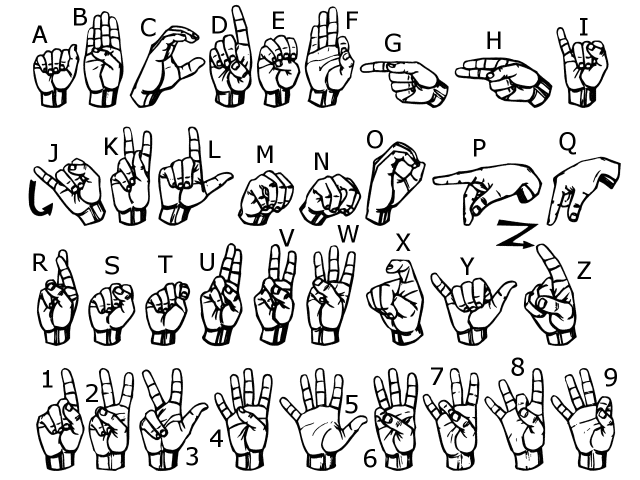
#> input picture images_abc1280x960.png, 1280 x 960 px, given in place of the camera (shown at 1/2 size)
$ jupyter execute 'sign language recognition.ipynb'   (shell and % lines are left out)
#> lines starting #> are read from the running program, lines starting #| are printed output that depends on the picture; after the words box and inside, x2 and y2 are one past the last pixel; in counts of white or black regions, pixels touching at a corner belong together
[cell 1]
import cv2
import math
import copy
import numpy as np
import skimage.io as io
from scipy.ndimage import find_objects
from skimage.feature import canny
import matplotlib.pyplot as plt
from skimage.color import rgb2gray , rgb2hsv
from skimage.morphology import binary_erosion, binary_dilation, binary_closing,skeletonize, thin
from skimage.measure import find_contours
from skimage.filters import threshold_otsu, threshold_mean, threshold_li, threshold_isodata, threshold_niblack , median
from skimage.morphology import binary_erosion, binary_dilation, binary_closing,skeletonize, thin , disk
from skimage.draw import rectangle, rectangle_perimeter
from skimage.transform import resize

[cell 2]
def multi_color_space_model(rgba_frame , hsv_frame , ycbcr_frame):

    # Extracting the blue, red, green and alpha channels

    B = rgba_frame[:,:,0]
    G = rgba_frame[:,:,1]
    R = rgba_frame[:,:,2]
    A = rgba_frame[:,:,3]

    #Extracting the Hue, Saturation and vue channels

    H = hsv_frame[:,:,0]
    S = hsv_frame[:,:,1]
    V = hsv_frame[:,:,2]

    # Extracting the Y, Cr and Cb channels

    Y = ycbcr_frame[:,:,0]
    Cr = ycbcr_frame[:,:,1]
    Cb = ycbcr_frame[:,:,2]

    #     Applying  Thresholding using Log-Chromaticity color space
    n_r = np.ma.divide(R, G)
    n_b = np.ma.divide(B, G)
    log_rg = np.ma.log( n_r )
    log_bg = np.ma.log( n_b )
    condition_1 = (log_rg>=0.15) & (log_rg<=1.1)
    condition_2 = (log_bg>=-4) & (log_bg<=0.3)
    mask_1 = condition_1 & condition_2

    # Extracting masks based on a combination of RGBA, HSV and YCrCb models for skin detection

    mask_rgb = (R>95)&(G>40)&(B>20)&(R>G)&(R>B)&(abs(R-G)>15)&(A>15)
    mask_Ycbcr = (Cr > 135)&(Cb>85)&(Y>80)&(Cr <= (1.5862*Cb)+20)&(Cr>=(0.3448*Cb)+76.2069)&(Cr >= (-4.5652*Cb)+234.5652)&(
                  Cr <= (-1.15*Cb)+301.75)&(Cr <= (-2.2857*Cb)+432.85)
    mask_hsv = ((0.0 <= H) & (H <= 50.0))&((0.23 <= S/255) & (S/255 <= 0.68))

    mask1 = mask_rgb & mask_Ycbcr
    mask2 = mask_rgb & mask_hsv

    return mask_1
    #return mask1 | mask2

[cell 3]
def dist(x,y):
    return np.sqrt(np.sum((x-y)**2))

[cell 4]
# [18 lines left out: function moving_area, not called in this run]

[cell 5]
#find bouding box
# [13 lines left out: function findBoundingBox, not called in this run]

[cell 6]
# [60 lines left out: functions Left_index, findOrientation, convexHull, not called in this run]

[cell 7]
# vertical Fingers Lines
# [35 lines left out: function getVFingers, not called in this run]

[cell 8]
 #horizontal fingers lines
# [17 lines left out: function getHFingers, not called in this run]

[cell 9]
# [71 lines left out: function getFingersNo, not called in this run]

[cell 10]
def classify(mask, frame):
    try:  #an error comes if it does not find anything in window as it cannot find contour of max area
              #therefore this try error statement

        mask = mask.astype("uint8")*255

        #find contours
        contours, hierarchy = cv2.findContours(mask, cv2.RETR_TREE, cv2.CHAIN_APPROX_SIMPLE)

        #find contour of max area(hand)
        cnt = max(contours, key = lambda x: cv2.contourArea(x))

        #find bouding box
        box, boxWidth, boxHeight, boxAspectRatio = findBoundingBox(cnt)
        Xmin = box[0]
        Ymin = box[1]
        Xmax = box[2]
        Ymax = box[3]

        #find orientation
        orientation = 'V'
        if(boxAspectRatio <= 1):
            orientation = 'H'

        #left half
        leftHalfCnt = cnt[(cnt[:,0,0] <= box[0]+boxWidth/2)]
        leftHalfCntArea = cv2.contourArea(leftHalfCnt)

        # right half
        rightHalfCnt = cnt[(cnt[:,0,0] > box[0]+boxWidth/2)]
        rightHalfCntArea = cv2.contourArea(rightHalfCnt)

        # approx the contour a little
        epsilon = 0.0005*cv2.arcLength(cnt,True)
        approx= cv2.approxPolyDP(cnt,epsilon,True)

        # make convex hull around hand
        hull = cv2.convexHull(cnt)

        # vertical Fingers Lines
        vAnchor = np.array([(Xmax + Xmin) / 2, Ymax])
        vLines, vPoints = getVFingers(hull, vAnchor)


        # horizontal fingers lines
        hAnchor = np.array([Xmax, (Ymax + Ymin) / 2])
        hLines, hPoints = getHFingers(hull, hAnchor)


        # drawing fingers lines depending on orientation
        if(orientation == 'V'):
            for i in vLines:
                cv2.line(frame, i[0], i[1], [0,255,0], 2)
            for i in vPoints:
                cv2.circle(frame, i, 3, [255,255,255], -1)
        else:
            for i in hLines:
                cv2.line(frame, i[0], i[1], [0,0,255], 2)
            for i in hPoints:
                cv2.circle(frame, i, 3, [255,255,255], -1)


        #define area of hull and area of hand
        areahull = cv2.contourArea(hull)
        areacnt = cv2.contourArea(cnt)

        #find the percentage of area not covered by hand in convex hull
        arearatio = ((areahull - areacnt) / areacnt) * 100

        upFingers, downFingers, leftFingers, leftFingersRight, rightFingersAcute, rightFingersRight = getFingersNo(approx, frame)

        # classifying gestures
        font = cv2.FONT_HERSHEY_SIMPLEX
        currLetter = ''
        if upFingers == 1 and downFingers == 1 and leftFingers == 1 and leftFingersRight == 1 and rightFingersAcute == 1 and rightFingersRight == 1:
            if areacnt>2000:
                if arearatio < 8.5:
                    # no fingers
                    if boxAspectRatio < 1.5:
                        currLetter = 'A'
                    else:
                        currLetter = 'B'
                else:
                    # one finger
                    if orientation == 'V':
                        if leftHalfCntArea < rightHalfCntArea:
                            currLetter = 'D'
                        else:
                            currLetter = 'I'
                    elif orientation == 'H' and leftHalfCntArea < rightHalfCntArea:
                        currLetter = 'G'

        elif upFingers == 2 and (rightFingersRight == 2 or rightFingersAcute == 2):
            currLetter = '3'

        elif upFingers == 2:
            currLetter = 'V'

        elif (upFingers == 4 and (rightFingersAcute == 2 or rightFingersRight == 2)) or (upFingers == 3 and ((rightFingersAcute == 3 and rightFingersRight == 3) or rightFingersAcute == 3)):
            currLetter = '5'

        elif upFingers == 4 or (upFingers == 3 and rightFingersAcute == 2) or (upFingers == 2 and rightFingersAcute == 3):
            currLetter = '4'

        elif upFingers == 3:
            currLetter = 'W'

        elif rightFingersAcute == 2:
            currLetter = 'C'

        elif rightFingersRight == 2:
            currLetter = 'L'

        elif leftFingers == 3:
            currLetter = 'E'

        elif leftFingers == 2:
            currLetter = 'X'

        elif leftFingersRight == 2:
            currLetter = 'P'

        elif downFingers == 2:
            currLetter = 'N'

        elif downFingers == 3:
            currLetter = 'M'

        else:
            currLetter = 'Reposition'


        # printing
        cv2.putText(frame,currLetter,(0,50), font, 2, (0,0,255), 3, cv2.LINE_AA)


        # show the windows
#         cv2.imshow('mask', mask)
        cv2.imshow('frame', frame)

    except Exception as e:
        print(e)

[cell 11]
cap = cv2.VideoCapture(0)


# Check if the webcam is opened correctly
if not cap.isOpened():
    raise IOError("Cannot open webcam")

ok_region = False
old_moving_region = -1

_,frame1 = cap.read()
#> frame1 is the input picture: shape (960, 1280, 3); min 0, max 255, mean 217.7
# converting the image into grayscale image
# frame1 = cv2.resize(frame1, None, fx=1, fy=1, interpolation=cv2.INTER_AREA)
image3 = cv2.cvtColor(frame1,cv2.COLOR_BGR2GRAY)
# backgroundmodel = image3
_,frame2 = cap.read()
# converting the image into grayscale image
# frame2 = cv2.resize(frame2, None, fx=1, fy=1, interpolation=cv2.INTER_AREA)
image2 = cv2.cvtColor(frame2,cv2.COLOR_BGR2GRAY)

fgbg =cv2.createBackgroundSubtractorKNN(history=1000) #,detectShadows=True)


while True:

    ret, rgb_frame = cap.read()
    classiferFrame = np.copy(rgb_frame)
    classiferFrame = cv2.flip(classiferFrame,1)
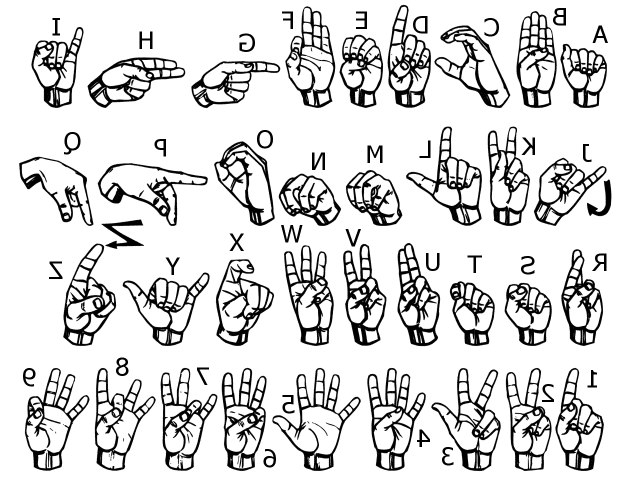
#> classiferFrame: shape (960, 1280, 3) (shown at 1/2 size); min 0, max 255, mean 217.7
#     rgb_frame = cv2.resize(rgb_frame, None, fx=1, fy=1, interpolation=cv2.INTER_AREA)
    rgb_frame = cv2.GaussianBlur(rgb_frame ,(7,7),cv2.BORDER_DEFAULT)
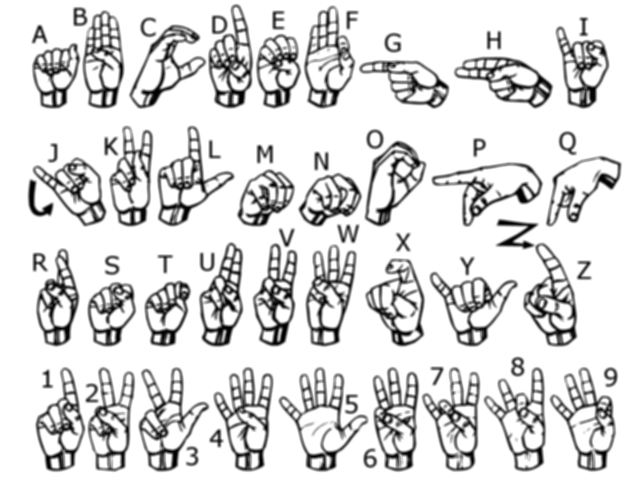
#> rgb_frame: shape (960, 1280, 3) (shown at 1/2 size); min 0, max 255, mean 217.7
    image1 = cv2.cvtColor(rgb_frame, cv2.COLOR_BGR2GRAY)

    rgb_frame=cv2.flip(rgb_frame,1)
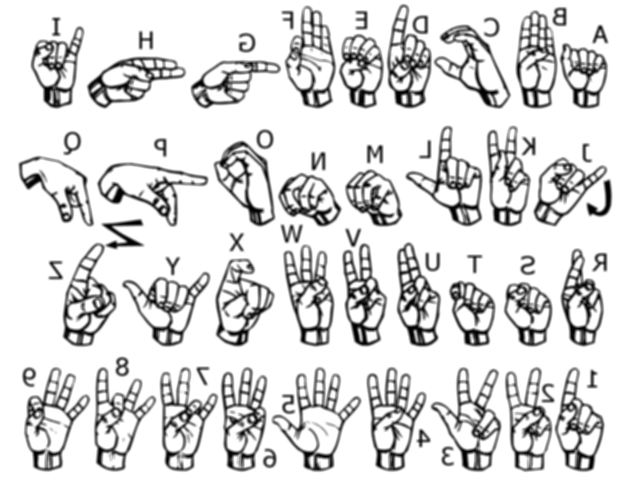
#> rgb_frame: shape (960, 1280, 3) (shown at 1/2 size); min 0, max 255, mean 217.7

    fgmask = fgbg.apply(rgb_frame)
#> fgmask: shape (960, 1280); every value is 255
    dilated_fgmask = cv2.dilate(fgmask, np.ones((3,3)), iterations = 1)
    fgmask = np.zeros(image1.shape)
    fgmask[dilated_fgmask>=1] = 1

#     if(not ok_region):
#         ok_region = True
#         old_moving_region = np.zeros((rgb_frame.shape[0] , rgb_frame.shape[1]))

    face_cascade = cv2.CascadeClassifier('haarcascade_frontalface_default.xml')
    gray = cv2.cvtColor(rgb_frame, cv2.COLOR_BGR2GRAY)
    faces = face_cascade.detectMultiScale(gray, 1.3, 5)
#> faces = ()

    for (x,y,w,h) in faces:
#         To draw a rectangle in a face
        cv2.rectangle(rgb_frame,(x,y),(x+w,y+h),(255,255,0),2)
#> this loop made 0 passes


    # converting the rgb space to hsv space color
    hsv_frame = cv2.cvtColor(rgb_frame, cv2.COLOR_BGR2HSV)
#> hsv_frame: shape (960, 1280, 3); mean H, S, V 0, 0, 217.7
    # converting the rgb space to YCbCr space color
    ycbcr_frame = cv2.cvtColor(rgb_frame, cv2.COLOR_BGR2YCR_CB)
#> ycbcr_frame: shape (960, 1280, 3); mean of channels 0, 1, 2 217.7, 128, 128

    # converintg the rgb space to rgba spave
    rgba_frame = cv2.cvtColor(rgb_frame, cv2.COLOR_BGR2BGRA)

# [6 lines of commented-out code are left out]
    mask = multi_color_space_model(rgba_frame , hsv_frame , ycbcr_frame)
#> in multi_color_space_model, `H = hsv_frame[:,:,0]`: H: shape (960, 1280); every value is 0
#> in multi_color_space_model, `Cr = ycbcr_frame[:,:,1]`: Cr: shape (960, 1280); every value is 128
#> in multi_color_space_model, `n_r = np.ma.divide(R, G)`:
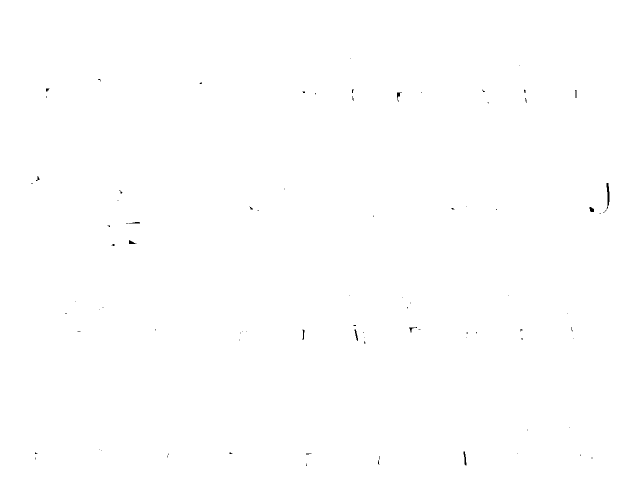
#> n_r: shape (960, 1280) float64 (shown at 1/2 size); values 0 (black) and 1 (white), 99.9% white; 85 black regions (73 under 20 px), largest, box (x1, y1, x2, y2) and area: (1213, 366, 1219, 418) 186, (927, 903, 933, 931) 88, (1179, 414, 1188, 424) 68
#> in multi_color_space_model, `log_rg = np.ma.log( n_r )`: log_rg: shape (960, 1280) float64; every value is 0
#> in multi_color_space_model, `condition_2 = (log_bg>=-4) & (log_bg<=0.3)`: condition_2: shape (960, 1280) bool; every value is 1

    binary_frame2 = np.zeros((rgb_frame.shape[0] , rgb_frame.shape[1]))
    binary_frame2[mask] = 1

    for (x,y,w,h) in faces:
        binary_frame2[y-30:y+h+30 , x:x+w] = 0

    #removing noise
    eroded_frame = cv2.erode(binary_frame2, np.ones((3,3)), iterations = 1)
    dilated_frame = cv2.dilate(eroded_frame, np.ones((10,5)), iterations = 1)

    binary_frame2 = np.zeros((rgb_frame.shape[0] , rgb_frame.shape[1]))
    temp = np.copy(binary_frame2).astype("uint8")

    binary_frame2[dilated_frame>=1] = 1
    temp[dilated_frame>=1] = 255

# [12 lines of commented-out code are left out]

    frame_with_hand_only = np.zeros((rgb_frame.shape[0] , rgb_frame.shape[1]))
    frame_with_hand_only[(binary_frame2 >=1) & (fgmask >= 1) ] = 1

    cv2.imshow('Input', rgb_frame)
    cv2.imshow('Final Output', frame_with_hand_only)
    classify(frame_with_hand_only, classiferFrame)
#> in classify, `contours, hierarchy = cv2.findContours(mask, cv2.RETR_TREE, cv2.CHAIN_..`: contours = []

    image3 = image2
    image2 = image1

    c = cv2.waitKey(1)
#> (key Esc is pressed here)
    if c == 27:
        break

cap.release()
cv2.destroyAllWindows()

$ run again, on signs.jpg
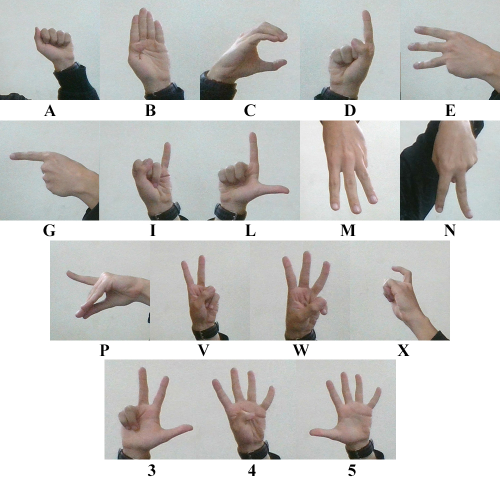
#> input picture signs.jpg, 1000 x 961 px, given in place of the camera (shown at 1/2 size)
#> frame1 is the input picture: shape (961, 1000, 3); mean B, G, R 196.3, 198.7, 199.5
#> fgmask: shape (961, 1000); every value is 255
#> faces = ()
#> hsv_frame: shape (961, 1000, 3); mean H, S, V 41.4, 15.2, 202.6
#> ycbcr_frame: shape (961, 1000, 3); mean of channels 0, 1, 2 198.7, 128.6, 126.7
#> in multi_color_space_model, `condition_1 = (log_rg>=0.15) & (log_rg<=1.1)`:
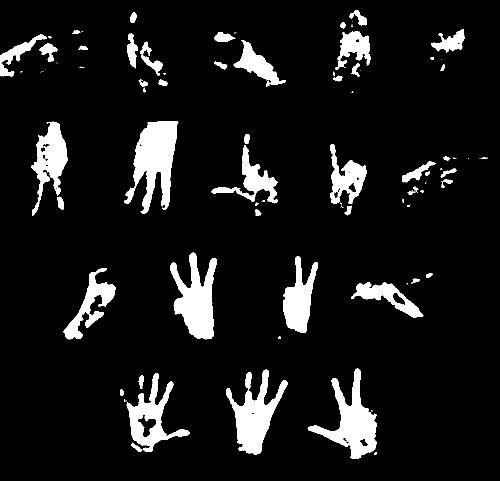
#> condition_1: shape (961, 1000) bool (shown at 1/2 size); 9.1% white; 114 white regions (55 under 20 px), largest, box (x1, y1, x2, y2) and area: (248, 242, 357, 427) 10295, (615, 737, 754, 917) 8896, (341, 505, 433, 679) 8699
#> condition_2: shape (961, 1000) bool; every value is 1
#> mask_rgb: shape (961, 1000) bool; 12.6% white; 48 white regions (19 under 20 px), largest, box (x1, y1, x2, y2) and area: (244, 241, 358, 429) 12614, (614, 736, 760, 918) 10271, (450, 738, 577, 903) 9041
#> mask_Ycbcr: shape (961, 1000) bool; 13.4% white; 42 white regions (12 under 20 px), largest, box (x1, y1, x2, y2) and area: (244, 240, 358, 429) 12896, (614, 736, 760, 919) 10532, (47, 241, 134, 436) 9501
#> mask_hsv: shape (961, 1000) bool; 7.1% white; 117 white regions (51 under 20 px), largest, box (x1, y1, x2, y2) and area: (260, 242, 357, 426) 8120, (345, 507, 433, 679) 7887, (466, 741, 557, 913) 6192
#> mask1: shape (961, 1000) bool; 12.5% white; 50 white regions (20 under 20 px), largest, box (x1, y1, x2, y2) and area: (244, 241, 358, 429) 12611, (614, 736, 760, 918) 10153, (450, 738, 577, 903) 8967
#> mask2: shape (961, 1000) bool; 6.1% white; 114 white regions (50 under 20 px), largest, box (x1, y1, x2, y2) and area: (260, 242, 357, 426) 8120, (345, 507, 433, 670) 6739, (466, 741, 557, 903) 5405
#> eroded_frame: shape (961, 1000) float64; values 0 (black) and 1 (white), 7.5% white; 86 white regions (26 under 20 px), largest, box (x1, y1, x2, y2) and area: (268, 243, 355, 426) 9013, (342, 506, 432, 677) 7869, (617, 738, 753, 916) 7816
#> dilated_frame: shape (961, 1000) float64; values 0 (black) and 1 (white), 11.9% white; 46 white regions, largest, box (x1, y1, x2, y2) and area: (266, 239, 357, 431) 11371, (615, 734, 755, 921) 10832, (451, 736, 576, 913) 10170
#> mask: shape (961, 1000); 11.9% white; 46 white regions
#> contours = 62 contours, 7 with area under 20; largest, box (x1, y1, x2, y2) and area: (266, 239, 357, 431) 11031, (615, 734, 755, 921) 10510, (451, 736, 576, 913) 9803, (340, 502, 434, 682) 9792, (253, 744, 380, 908) 8792
#> cnt = contour of 214 points, box (x1, y1, x2, y2) (266, 239, 357, 431), area 11031
#> in findBoundingBox, `Xmax = max(cnt[:,0,0])`: Xmax = 356
#> in findBoundingBox, `Ymax = max(cnt[:,0,1])`: Ymax = 430
#> in findBoundingBox, `Xmin = min(cnt[:,0,0])`: Xmin = 266
#> in findBoundingBox, `Ymin = min(cnt[:,0,1])`: Ymin = 239
#> in findBoundingBox, `box = [Xmin, Ymin, Xmax, Ymax]`: box = [266, 239, 356, 430]
#> in findBoundingBox, `boxWidth = Xmax - Xmin`: boxWidth = 90
#> in findBoundingBox, `boxHeight = Ymax - Ymin`: boxHeight = 191
#> in findBoundingBox, `boxAspectRatio = boxHeight / boxWidth`: boxAspectRatio = 2.12
#> in classify, `box, boxWidth, boxHeight, boxAspectRatio = findBoundingBox(cnt)`: box = [266, 239, 356, 430]; boxWidth = 90; boxHeight = 191; boxAspectRatio = 2.12
#> in classify, `Xmin = box[0]`: Xmin = 266
#> in classify, `Ymin = box[1]`: Ymin = 239
#> in classify, `Xmax = box[2]`: Xmax = 356
#> in classify, `Ymax = box[3]`: Ymax = 430
#> leftHalfCnt = contour of 135 points, box (x1, y1, x2, y2) (266, 241, 312, 431), area 4646
#> leftHalfCntArea = 4646.5
#> rightHalfCnt = contour of 79 points, box (x1, y1, x2, y2) (312, 239, 357, 423), area 5274
#> rightHalfCntArea = 5274
#> epsilon = 0.367
#> approx = contour of 198 points, box (x1, y1, x2, y2) (266, 239, 357, 431), area 11031
#> in classify, `hull = cv2.convexHull(cnt)`: hull = contour of 19 points, box (x1, y1, x2, y2) (266, 239, 357, 431), area 13830
#> vAnchor = [311, 430]
#> in getVFingers, `lastPoint = hull[0,:,:]`: lastPoint = [[351, 239]]
#> the loop in getVFingers, `for i in hull:` made 19 passes
#> after the loop in getVFingers, `for i in hull:`: vLines = [[(266, 359), (311, 430)], [(279, 265), (311, 430)], [(295, 241), (311, 430)], [(331, 239), (311, 430)]]; vPoints = [(266, 359), (279, 265), (295, 241), (331, 239)]
#> hAnchor = [356, 334.5]
#> in getHFingers, `lastPoint = hull[0,:,:]`: lastPoint = [[351, 239]]
#> the loop in getHFingers, `for i in hull:` made 19 passes
#> after the loop in getHFingers, `for i in hull:`: hLines = 11 items; hPoints = [(356, 250), (338, 413), (332, 422), (291, 430), (281, 429), (266, 359), (266, 323), (269, 296), (279, 265), (295, 241), (331, 239)]
#> in classify, `hLines, hPoints = getHFingers(hull, hAnchor)`: hLines = 11 items
#> the loop in classify, `for i in vLines:` made 4 passes
#> i on passes 1 to 4: [(266, 359), (311, 430)], [(279, 265), (311, 430)], [(295, 241), (311, 430)], [(331, 239), (311, 430)]
#> the loop in classify, `for i in vPoints:` made 4 passes
#> areahull = 13829.5
#> areacnt = 11031
#> arearatio = 25.37
#> in getFingersNo, `hull = cv2.convexHull(cnt, returnPoints=False)`: hull = 19 values, max 197 at index 0, min 0 at index 18, mean 87.95
#> defects = 16 rows, first 6: [0, 2, 1, 201], [2, 6, 4, 256], [6, 10, 9, 256], [10, 25, 15, 1278], [25, 31, 26, 890], [31, 33, 32, 352]
#> the loop in getFingersNo, `for i in range(defects.shape[0]):` made 16 passes
#> after the loop in getFingersNo, `for i in range(defects.shape[0]):`: downFingers = 1; leftFingers = 0
#> in getFingersNo, `upFingers += 1`: upFingers = 1
#> in getFingersNo, `downFingers += 1`: downFingers = 2
#> in getFingersNo, `leftFingers += 1`: leftFingers = 1
#> in classify, `upFingers, downFingers, leftFingers, leftFingersRight, rightFingersAcu..`: downFingers = 2; leftFingers = 1
#> font = 0
#> in classify, `cv2.putText(frame,currLetter,(0,50), font, 2, (0,0,255), 3, cv2.LINE_AA)`:
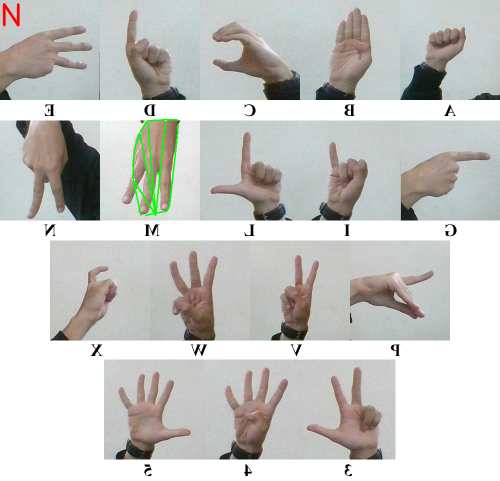
#> frame: shape (961, 1000, 3) (shown at 1/2 size); mean B, G, R 195.6, 198.8, 198.9
